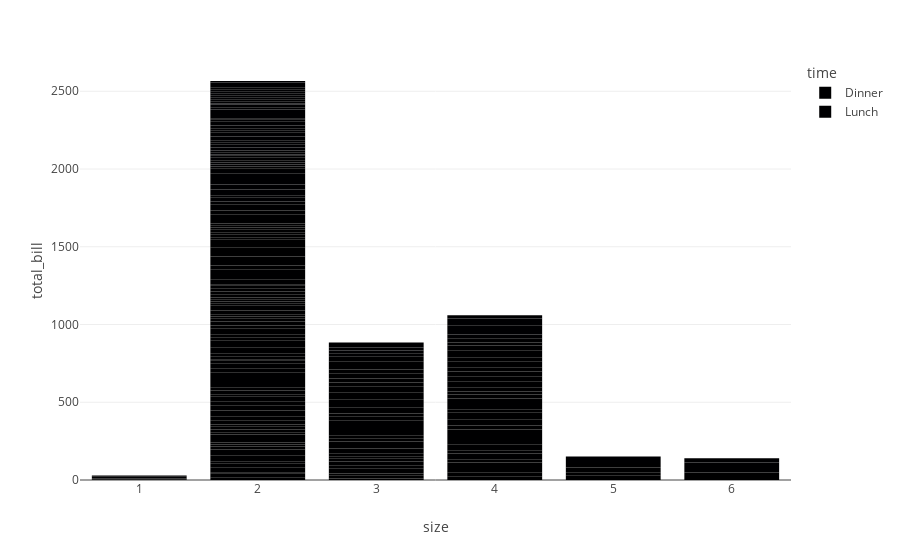

This figure's notebook cell:
### Code cell
px.bar(data_frame=tip_df, x='size', y='total_bill', color='time')

### Figure 1 — Plotly figure (JSON) as saved in the notebook; plotly's stock layout.template omitted (floating-point values rounded to 4 significant figures; data arrays with more than 128 entries replaced by an {"elided": "..."} marker saying what was removed)
{"data": [{"hovertemplate": "time=Dinner<br>size=%{x}<br>total_bill=%{y}<extra></extra>", "legendgroup": "Dinner", "marker": {"color": "#000001", "pattern": {"shape": ""}}, "name": "Dinner", "orientation": "v", "showlegend": true, "textposition": "auto", "type": "bar", "x": {"elided": "176 int values"}, "xaxis": "x", "y": {"elided": "176 float values"}, "yaxis": "y"}, {"hovertemplate": "time=Lunch<br>size=%{x}<br>total_bill=%{y}<extra></extra>", "legendgroup": "Lunch", "marker": {"color": "#000002", "pattern": {"shape": ""}}, "name": "Lunch", "orientation": "v", "showlegend": true, "textposition": "auto", "type": "bar", "x": [4, 2, 2, 2, 2, 1, 2, 2, 4, 2, 2, 2, 2, 2, 2, 4, 2, 2, 2, 2, 2, 6, 2, 2, 2, 3, 2, 2, 2, 2, 2, 2, 2, 2, 2, 2, 2, 6, 5, 6, 2, 2, 3, 2, 2, 2, 2, 2, 2, 2, 2, 2, 4, 2, 2, 3, 2, 2, 2, 4, 3, 2, 2, 1, 3, 2, 2, 2], "xaxis": "x", "y": [27.2, 22.76, 17.29, 19.44, 16.66, 10.07, 32.68, 15.98, 34.83, 13.03, 18.28, 24.71, 21.16, 10.65, 12.43, 24.08, 11.69, 13.42, 14.26, 15.95, 12.48, 29.8, 8.52, 14.52, 11.38, 22.82, 19.08, 20.27, 11.17, 12.26, 18.26, 8.51, 10.33, 14.15, 16.0, 13.16, 17.47, 34.3, 41.19, 27.05, 16.43, 8.35, 18.64, 11.87, 9.78, 7.51, 19.81, 28.44, 15.48, 16.58, 7.56, 10.34, 43.11, 13.0, 13.51, 18.71, 12.74, 13.0, 16.4, 20.53, 16.47, 12.16, 13.42, 8.58, 15.98, 13.42, 16.27, 10.09], "yaxis": "y"}], "layout": {"barmode": "relative", "legend": {"title": {"text": "time"}, "tracegroupgap": 0}, "margin": {"t": 60}, "xaxis": {"anchor": "y", "domain": [0, 1], "title": {"text": "size"}}, "yaxis": {"anchor": "x", "domain": [0, 1], "title": {"text": "total_bill"}}}}
